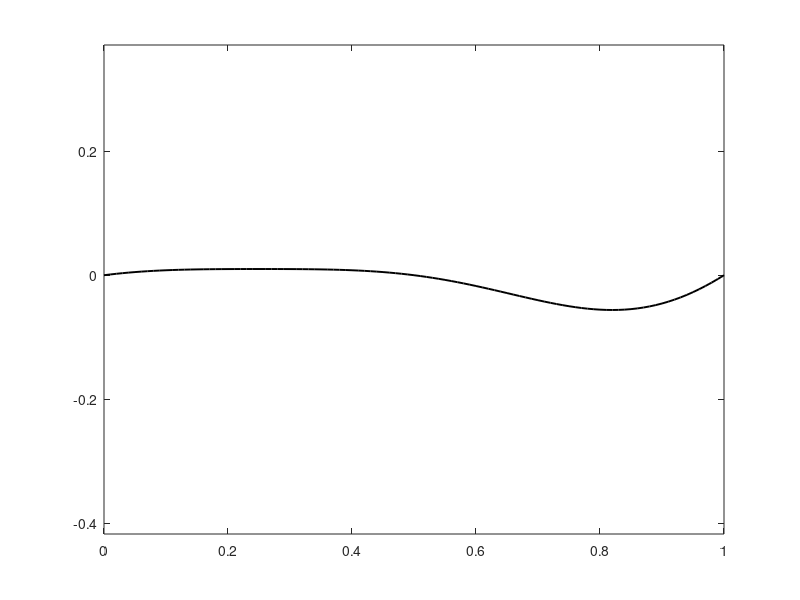

Write the MATLAB code that produced this figure. (Note: this script raises an error after producing the figure.)
clear
clc
close all
%% Parameters
x =(0:0.01:1);
t =(0:0.0625:1);
y = zeros(length(x),length(t));
l = 1*max(x);
Amp = zeros(length(x),1);
%% Deformation
for nt=1:length(t)
    for i=1:length(x)
        nx     = (x(i)-x(1))/(x(end)-x(1));
        % Amp(i)    = 0.02 - 0.12*nx + 0.20*nx^2;  % C
        Amp(i)    = 0.02 - 0.08*nx + 0.16*nx^2;  % S
        y(i,nt)= Amp(i)*sin(2*pi*(nx/l-t(nt)));
    end
end
%% Plot
% for k=1:length(t)
%     a=plot(x,y(:,k),'k','LineWidth',1.2,'color',rand(1,3));
%     axis([0 1 -0.15 0.15])
%     box on
%     ax = gca;
%     ax.BoxStyle = 'full';
%     set(gca,'xtick',[],'xticklabel',[])
%     set(gca,'ytick',[],'yticklabel',[])
%     set(gca,'ztick',[],'zticklabel',[])
%     hold on
% end
%% Get gif
for k=1:length(t)
    a=plot(x,y(:,k),'k','LineWidth',1.4);
    axis equal
    box on
    ax = gca;
    ax.BoxStyle = 'full';
    set(gca,'xtick',[],'xticklabel',[])
    set(gca,'ytick',[],'yticklabel',[])
    set(gca,'ztick',[],'zticklabel',[])
    axis([-0.5 1.5 -1 1])
    [A, map] = rgb2ind(frame2im(getframe),256);
    if k==1
        imwrite(A,map,'.\Scripts\ActiveDeformation1D.gif','LoopCount',Inf,'DelayTime',0.02)
    else
        imwrite(A,map,'.\Scripts\ActiveDeformation1D.gif','WriteMode','append','DelayTime',0.02)
    end
end
pause(1.0)
close all